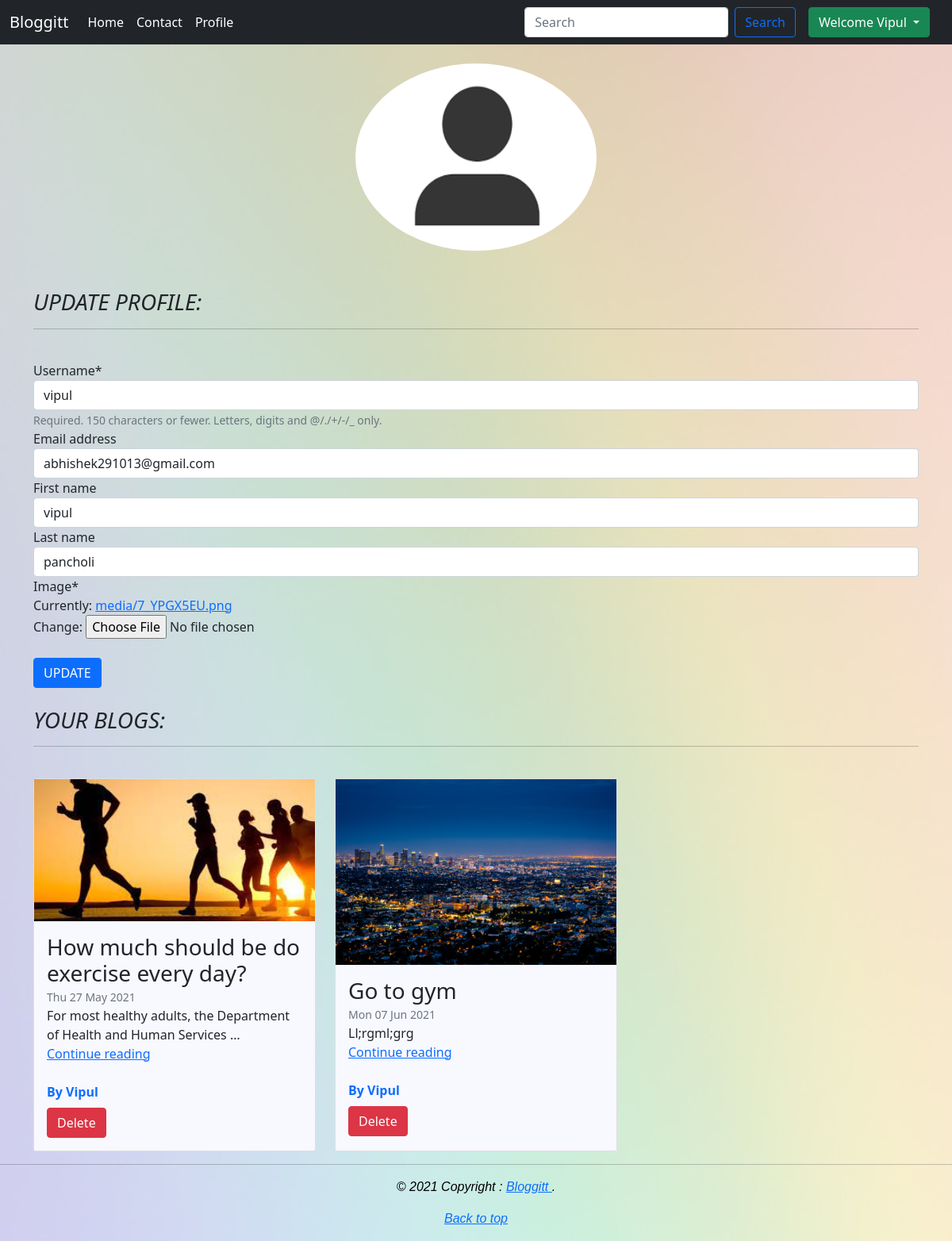
Page /profile (signed in) on the committed database.
### blog/models.py (models this page shows, shortened)
class profile(models.Model):
    user=models.OneToOneField(User,on_delete=models.CASCADE)
    image=models.ImageField( upload_to='media',default='7.png')

class post(models.Model):
    Sno=models.AutoField(primary_key=True)
    title=models.CharField(max_length=50)
    slug = AutoSlugField(populate_from='title', max_length=20)
    user = models.ForeignKey(settings.AUTH_USER_MODEL, on_delete=models.CASCADE,blank=True,null=True)
    desc=models.TextField()
    time=models.DateTimeField(blank=True,auto_now=True)
    thumbnail=models.ImageField( upload_to='media')

### blog/views.py (the view)
# urls.py: path('profile', views.profile, name='profile'),
def profile(request):
    if request.method =="POST":
        form1=UserUpdateform(request.POST,instance=request.user)
        form2=ProfileUpdateform(request.POST,request.FILES,instance=request.user.profile)
        if form1.is_valid() and form2.is_valid():
            form1.save()
            form2.save()
            messages.success(request, 'Your Profile has been updated!')
            return redirect(profile)
    else:
        form1=UserUpdateform(instance=request.user)
        form2=ProfileUpdateform(instance=request.user.profile)
        if  request.user.is_authenticated:
            user=request.user
            myform=post.objects.filter(user=user)
    context= {
        "form1":form1,
        "form2":form2,
        "myform":myform
    }
    return render(request,'profile.html',context)

### blog/forms.py
class UserUpdateform(forms.ModelForm):
       class Meta:
             model=User
             fields=['username','email','first_name','last_name']

class ProfileUpdateform(forms.ModelForm):
       class Meta:
             model=profile
             fields=['image']

### templates/profile.html (shortened to what this page needs)
{% extends 'base.html' %}
{% load static %}
{% load crispy_forms_tags%}
{% block body%}
<center>
<div class="content mx-3 my-4">
  <div class= "media">
{% if user.profile.image %}
    <img class="rounded-circle account-img" src="{{user.profile.image.url}}" width="304" height="236">
{% else %}
    <img class="rounded-circle account-img" src="{% static '7.png' %}" width="304" height="236">
{% endif %}
    </div>
</div>
</center>
<div class ="container">
<br>
      <h3 class="fst-italic ">
        UPDATE PROFILE:
      </h3>
      <hr>
    <br>
    </div>
<div class ="container">
<form method ="POST"  enctype="multipart/form-data">
{{form1|crispy}}
{{form2|crispy}}
<br>
    <button type="submit" class="btn btn-primary" >UPDATE</button>
</form>
<br>
      <h3 class="fst-italic">
        YOUR BLOGS:
      </h3>
      <hr>
    <br>
<div class="row row-cols-1 row-cols-md-3 g-4">
{% for form in myform %}
       <div class="col">
    <div class="card h-100">
    {% if form.thumbnail %}
           <img src="{{form.thumbnail.url}}" width="100%" height="50%"/>
    {% endif %}
      <div class="card-body" style="background-color: ghostwhite">
        <h3 class="mb-0">{{form.title|capfirst}}</h3>
        <small class="text-muted">{{form.time |date:"D d M Y"}} </small>
        <br>
        <p class="card-text mb-auto">{{form.desc|truncatechars:70|capfirst}}</p>
      <a href="blogview/{{form.slug}}" class="link ">Continue reading</a><br>
        <br><strong class="d-inline-block mb-2 text-primary">By {{form.user.first_name|capfirst}}</strong>&nbsp
    </br><a href="{% url 'delete_blog' form.Sno %}" class="btn btn-danger" role="button" aria-pressed="true">Delete</a>
      </div>
    </div>
  </div>
  {% endfor %}
  </div>
</div>
{% endblock body %}

### templates/base.html (shortened to what this page needs)
<!doctype html>
{% load static %}
<html lang="en">
  <head>
    <link href="{% static "styles.css" %}" rel="stylesheet">
    <link href="https://cdn.jsdelivr.net/npm/bootstrap@5.0.0-beta3/dist/css/bootstrap.min.css" rel="stylesheet">
  </head>
  <body style="background-image: url('{% static "color.jpg"%}');">
 <nav class="navbar navbar-expand-sm navbar-dark bg-dark" aria-label="Third navbar example">
    <div class="container-fluid">
      <a class="navbar-brand" href="/">Bloggitt</a>
      <div class="collapse navbar-collapse" id="navbarsExample03">
        <ul class="navbar-nav me-auto mb-2 mb-sm-0">
          <li class="nav-item1">
            <a class="nav-link active" aria-current="page" href="/">Home</a>
          </li>
          <li class="nav-item">
            <a class="nav-link active" href="contact">Contact</a>
          </li>
          {%  if user.is_authenticated %}
          <li class="nav-item">
            <a class="nav-link active" href="profile">Profile</a>
          </li>
          {%endif%}
        </ul>
        <form method='GET' action='/search' class= "d-flex">
          <input class="form-control me-2" type="text" name='find' id='find' placeholder="Search" aria-label="Search">
          <button class="btn btn-outline-primary" type="submit">Search</button>
        </form>
        {% if user.is_authenticated %}
<div class="dropdown mx-3">
  <button class="btn btn-success dropdown-toggle" type="button" id="logutbutton" data-bs-toggle="dropdown" aria-expanded="false">
    Welcome {{user|capfirst}}
  </button>
</div>
{%endif%}
      </div>
    </div>
  </nav>
{% block body%}
{% endblock body %}
<hr>
<center>
<footer class="footer" style="font-family: sans-serif;
    color: black;
    font-style: oblique">
  <p>© 2021 Copyright : <a href="/"> Bloggitt </a>.</p>
  <p>
    <a href="#">Back to top</a>
  </p>
</footer>
</center>
 </body>
</html>

### static/styles.css (style rules this page uses)
.navbar-dark .navbar-brand { font-family: system-ui; }

### rows in the picture
post: thumbnail (picture), title "How much should be do exercise every day?", time "Thu 27 May 2021", desc "For most healthy adults, the Department of Health and Human Services …", user.first_name "Vipul"
post: thumbnail (picture), title "Go to gym", time "Mon 07 Jun 2021", desc "Ll;rgml;grg", user.first_name "Vipul"

### other values in the picture
{{ user|capfirst }} "Vipul"
